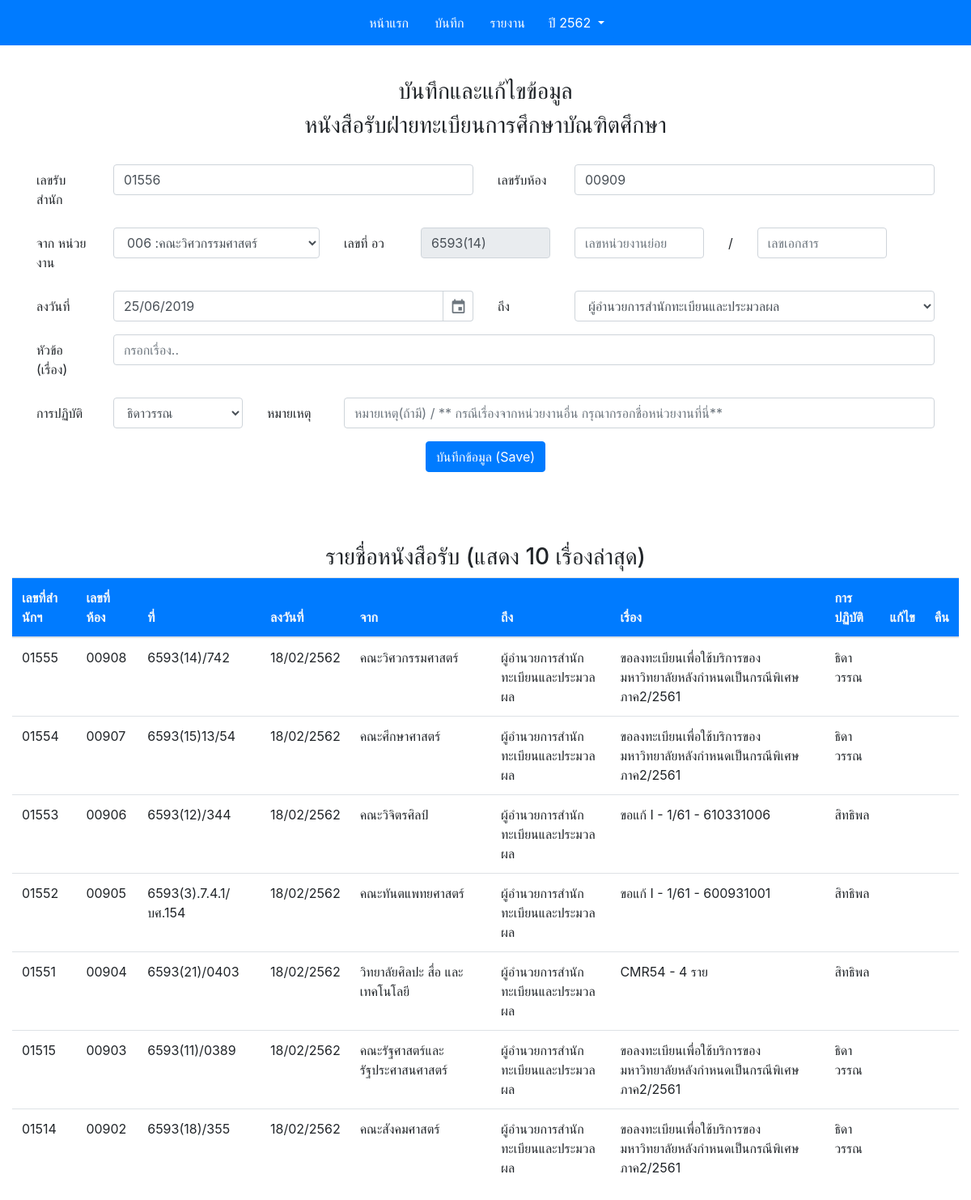
The page /edit.php on the database as committed earlier.
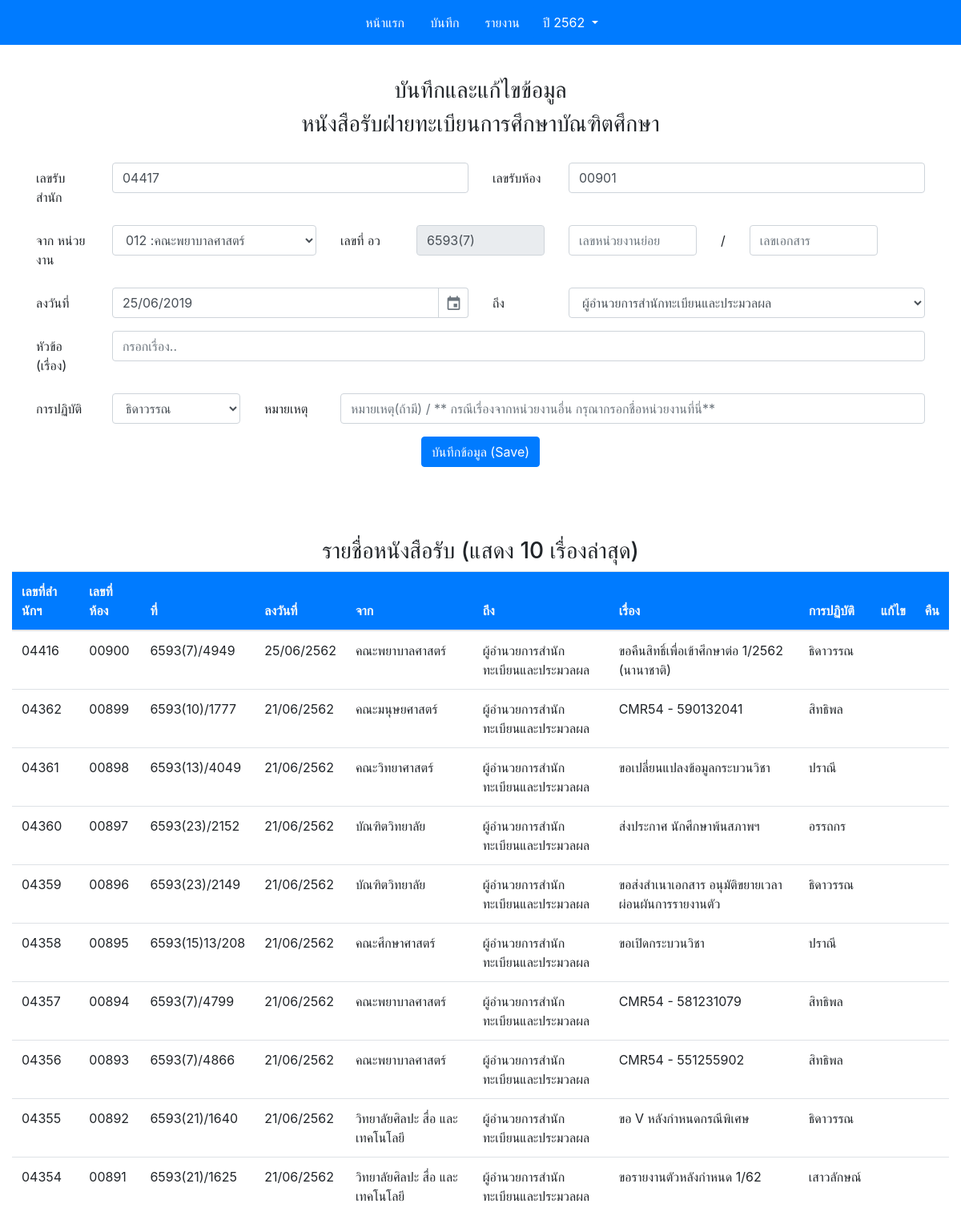
The same page on the database as committed later.
### tables this page shows
CREATE TABLE `doc` (
  `reg_num` smallint(5) UNSIGNED ZEROFILL NOT NULL DEFAULT '00000',
  `gra_num` smallint(5) UNSIGNED ZEROFILL NOT NULL,
  `date` date NOT NULL,
  `fac_id` smallint(3) NOT NULL DEFAULT '0',
  `from_sub_num` varchar(15) NOT NULL,
  `from_run_num` varchar(15) DEFAULT NULL,
  `dear_to_id` tinyint(1) NOT NULL DEFAULT '0',
  `title` varchar(250) NOT NULL,
  `staff_id` tinyint(1) NOT NULL,
  `status` bit(1) DEFAULT b'1' COMMENT '0 = คืน',
  `year_show` smallint(4) NOT NULL DEFAULT '0'
);

CREATE TABLE `fac` (
  `fac_id` smallint(3) UNSIGNED ZEROFILL NOT NULL,
  `fac_name` varchar(70) NOT NULL,
  `fac_name_eng` varchar(255) DEFAULT '',
  `fac_doc_code` varchar(15) NOT NULL DEFAULT ''
);

CREATE TABLE `dear_to` (
  `dear_to_id` tinyint(1) NOT NULL DEFAULT '0',
  `dear_to_title` varchar(60) DEFAULT NULL
);

CREATE TABLE `staff` (
  `staff_id` tinyint(1) UNSIGNED NOT NULL,
  `staff_name` varchar(20) NOT NULL,
  `staff_surname` varchar(20) NOT NULL
);

### edit.php (the view, shortened to what the changed rows need)
<!DOCTYPE html>
<?php
require_once("config.inc");
$lastdoc_sql = "SELECT * FROM doc LEFT JOIN fac ON doc.fac_id = fac.fac_id
                        LEFT JOIN others_fac ON (doc.reg_num = others_fac.reg_num AND doc.year_show = others_fac.year_show)
                        LEFT JOIN staff ON doc.staff_id = staff.staff_id
                        LEFT JOIN dear_to ON doc.dear_to_id = dear_to.dear_to_id
                        ORDER BY date DESC,gra_num DESC LIMIT 1";
$doc_sql = "SELECT * FROM doc LEFT JOIN fac ON doc.fac_id = fac.fac_id
                        LEFT JOIN others_fac ON (doc.reg_num = others_fac.reg_num AND doc.year_show = others_fac.year_show)
                        LEFT JOIN staff ON doc.staff_id = staff.staff_id
                        LEFT JOIN dear_to ON doc.dear_to_id = dear_to.dear_to_id
                        ORDER BY date DESC,gra_num DESC LIMIT 10";
$fac_sql = "SELECT fac_id,fac_name FROM fac ORDER BY fac_id";
$query_lastdoc = $mysqli -> query($lastdoc_sql);
$query_doc = $mysqli -> query($doc_sql);
$query_fac = $mysqli -> query($fac_sql);
$row =$query_lastdoc -> fetch_array();
$past_reg_num = $row[0];
$past_gra_num = $row[1];
$past_fac_id = $row[11];
$past_fac_doc_code= $row[14];
?>
<html>
<head>
<link href="gijgo/gijgo.min.css" rel="stylesheet" type="text/css" />
<link rel="stylesheet" href="bootstrap/css/bootstrap.min.css">
</head>
  <body>
    <div class="container-fluid">
      <br><br><br><br>
      <br>
  <div class="container">
    <form class="needs-validation" novalidate style="margin:auto" action="save.php" method="POST">
    <div class="form-group row">
      <div class="col-lg-5">
        <input name="reg_num" class="form-control" type="text" placeholder="เลขรับสำนัก" value="<?=sprintf("%05s",$past_reg_num+1)?>" required>
      </div>
      <div class="col-lg-5">
        <input name ="gra_num" class="form-control" type="text" placeholder="เลขรับห้อง" value="<?=sprintf("%05s",$past_gra_num+1)?>" required>
      </div>
    </div>
    <div class="form-group row">
      <div class="col-lg-3">
        <select class="form-control" id="fac" name="fac_id">
        <?php while($row_assoc = $query_fac -> fetch_assoc()){?>
        <option value="<?=$row_assoc['fac_id']?>" <?php if($row_assoc['fac_id']==$past_fac_id){?> selected <?php }?>><?=$row_assoc['fac_id'].' :'.$row_assoc['fac_name']?></option>
        <?php }?>
        </select>
      </div>
      <div id="fac_code_show" class="col-lg-2">
        <input name="fac_code" id="fac_code" class="form-control" type="text" placeholder="เลขหน่วยงาน" value="<?=$past_fac_doc_code?>" readonly required>
      </div>
    </div>
    </form>
  </div>
      <table id="table01" class="table table-hover table-responsive-md">
        <thead>
          <tr class="bg-primary text-light">
            <th scope="col">เลขที่สำนักฯ</th>
            <th scope="col">เลขที่ห้อง</th>
            <th scope="col">ที่</th>
            <th scope="col">ลงวันที่</th>
            <th scope="col">จาก</th>
            <th scope="col">ถึง</th>
            <th scope="col">เรื่อง</th>
            <th scope="col">การปฏิบัติ</th>
            <th scope="col">แก้ไข</th>
            <th scope="col">คืน</th>
          </tr>
        </thead>
        <tbody>
        <?php while($row_doc =$query_doc->fetch_array()){?>
          <tr>
          <td><?=sprintf("%05d", $row_doc[0])?></td>
          <td><?=$row_doc[1]?></td>
          <td><?php $doc_num = ($row_doc[18])? $row_doc[18] : $row_doc[14].$row_doc[4]."/".$row_doc[5]; echo $doc_num;?></td>
          <td><?=date("d/m",strtotime($row_doc[2]))?>/<?=$row_doc['10']?></td>
          <td><?php $doc_fac = ($row_doc[17])? $row_doc[17] : $row_doc[12]; echo $doc_fac;?></td>
          <td><?=$row_doc[23]?></td>
          <td><?=$row_doc[7]?></td>
          <td><?=$row_doc[20]?></td>
          <td></td>
          <td></td>
        </tr>
        <?php }
        ?>
        </tbody>
        </table>
    </div>
  </body>
</html>

Rows that differ between the two databases and show on the page:
no longer on this page (row edited): doc: reg_num "01556", gra_num "00909", fac_code "6593(14)", reg_num "01555", gra_num "00908", doc_num "6593(14)/742", date "18/02", year_show "2562", fac.fac_name "คณะวิศวกรรมศาสตร์", dear_to.dear_to_title "ผู้อำนวยการสำนักทะเบียนและประมวลผล", title "ขอลงทะเบียนเพื่อใช้บริการของมหาวิทยาลัยหลังกำหนดเป็นกรณีพิเศษ ภาค2/2561", staff.staff_name "ธิดาวรรณ"
no longer on this page (row edited): doc: reg_num "01554", gra_num "00907", doc_num "6593(15)13/54", date "18/02", year_show "2562", fac.fac_name "คณะศึกษาศาสตร์", dear_to.dear_to_title "ผู้อำนวยการสำนักทะเบียนและประมวลผล", title "ขอลงทะเบียนเพื่อใช้บริการของมหาวิทยาลัยหลังกำหนดเป็นกรณีพิเศษ ภาค2/2561", staff.staff_name "ธิดาวรรณ"
no longer on this page (row edited): doc: reg_num "01553", gra_num "00906", doc_num "6593(12)/344", date "18/02", year_show "2562", fac.fac_name "คณะวิจิตรศิลป์", dear_to.dear_to_title "ผู้อำนวยการสำนักทะเบียนและประมวลผล", title "ขอแก้ I - 1/61 - 610331006", staff.staff_name "สิทธิพล"
no longer on this page (row edited): doc: reg_num "01552", gra_num "00905", doc_num "6593(3).7.4.1/บศ.154", date "18/02", year_show "2562", fac.fac_name "คณะทันตแพทยศาสตร์", dear_to.dear_to_title "ผู้อำนวยการสำนักทะเบียนและประมวลผล", title "ขอแก้ I - 1/61 - 600931001", staff.staff_name "สิทธิพล"
no longer on this page (row edited): doc: reg_num "01551", gra_num "00904", doc_num "6593(21)/0403", date "18/02", year_show "2562", fac.fac_name "วิทยาลัยศิลปะ สื่อ และเทคโนโลยี", dear_to.dear_to_title "ผู้อำนวยการสำนักทะเบียนและประมวลผล", title "CMR54 - 4 ราย", staff.staff_name "สิทธิพล"
no longer on this page (row edited): doc: reg_num "01515", gra_num "00903", doc_num "6593(11)/0389", date "18/02", year_show "2562", fac.fac_name "คณะรัฐศาสตร์และรัฐประศาสนศาสตร์", dear_to.dear_to_title "ผู้อำนวยการสำนักทะเบียนและประมวลผล", title "ขอลงทะเบียนเพื่อใช้บริการของมหาวิทยาลัยหลังกำหนดเป็นกรณีพิเศษ ภาค2/2561", staff.staff_name "ธิดาวรรณ"
no longer on this page (row edited): doc: reg_num "01514", gra_num "00902", doc_num "6593(18)/355", date "18/02", year_show "2562", fac.fac_name "คณะสังคมศาสตร์", dear_to.dear_to_title "ผู้อำนวยการสำนักทะเบียนและประมวลผล", title "ขอลงทะเบียนเพื่อใช้บริการของมหาวิทยาลัยหลังกำหนดเป็นกรณีพิเศษ ภาค2/2561", staff.staff_name "ธิดาวรรณ"
added doc: reg_num "04417", gra_num "00901", fac_code "6593(7)", reg_num "04416", gra_num "00900", doc_num "6593(7)/4949", date "25/06", year_show "2562", fac.fac_name "คณะพยาบาลศาสตร์", dear_to.dear_to_title "ผู้อำนวยการสำนักทะเบียนและประมวลผล", title "ขอคืนสิทธิ์เพื่อเข้าศึกษาต่อ 1/2562 (นานาชาติ)", staff.staff_name "ธิดาวรรณ"
added doc: reg_num "04362", gra_num "00899", doc_num "6593(10)/1777", date "21/06", year_show "2562", fac.fac_name "คณะมนุษยศาสตร์", dear_to.dear_to_title "ผู้อำนวยการสำนักทะเบียนและประมวลผล", title "CMR54 - 590132041", staff.staff_name "สิทธิพล"
added doc: reg_num "04361", gra_num "00898", doc_num "6593(13)/4049", date "21/06", year_show "2562", fac.fac_name "คณะวิทยาศาสตร์", dear_to.dear_to_title "ผู้อำนวยการสำนักทะเบียนและประมวลผล", title "ขอเปลี่ยนแปลงข้อมูลกระบวนวิชา", staff.staff_name "ปราณี"
added doc: reg_num "04360", gra_num "00897", doc_num "6593(23)/2152", date "21/06", year_show "2562", fac.fac_name "บัณฑิตวิทยาลัย", dear_to.dear_to_title "ผู้อำนวยการสำนักทะเบียนและประมวลผล", title "ส่งประกาศ นักศึกษาพ้นสภาพฯ", staff.staff_name "อรรถกร"
added doc: reg_num "04359", gra_num "00896", doc_num "6593(23)/2149", date "21/06", year_show "2562", fac.fac_name "บัณฑิตวิทยาลัย", dear_to.dear_to_title "ผู้อำนวยการสำนักทะเบียนและประมวลผล", title "ขอส่งสำเนาเอกสาร อนุมัติขยายเวลาผ่อนผันการรายงานตัว", staff.staff_name "ธิดาวรรณ"
added doc: reg_num "04358", gra_num "00895", doc_num "6593(15)13/208", date "21/06", year_show "2562", fac.fac_name "คณะศึกษาศาสตร์", dear_to.dear_to_title "ผู้อำนวยการสำนักทะเบียนและประมวลผล", title "ขอเปิดกระบวนวิชา", staff.staff_name "ปราณี"
added doc: reg_num "04357", gra_num "00894", doc_num "6593(7)/4799", date "21/06", year_show "2562", fac.fac_name "คณะพยาบาลศาสตร์", dear_to.dear_to_title "ผู้อำนวยการสำนักทะเบียนและประมวลผล", title "CMR54 - 581231079", staff.staff_name "สิทธิพล"
added doc: reg_num "04356", gra_num "00893", doc_num "6593(7)/4866", date "21/06", year_show "2562", fac.fac_name "คณะพยาบาลศาสตร์", dear_to.dear_to_title "ผู้อำนวยการสำนักทะเบียนและประมวลผล", title "CMR54 - 551255902", staff.staff_name "สิทธิพล"
added doc: reg_num "04355", gra_num "00892", doc_num "6593(21)/1640", date "21/06", year_show "2562", fac.fac_name "วิทยาลัยศิลปะ สื่อ และเทคโนโลยี", dear_to.dear_to_title "ผู้อำนวยการสำนักทะเบียนและประมวลผล", title "ขอ V หลังกำหนดกรณีพิเศษ", staff.staff_name "ธิดาวรรณ"
added doc: reg_num "04354", gra_num "00891", doc_num "6593(21)/1625", date "21/06", year_show "2562", fac.fac_name "วิทยาลัยศิลปะ สื่อ และเทคโนโลยี", dear_to.dear_to_title "ผู้อำนวยการสำนักทะเบียนและประมวลผล", title "ขอรายงานตัวหลังกำหนด 1/62", staff.staff_name "เสาวลักษณ์"
Other text that changed with them:
form field fac_id: "006 :คณะวิศวกรรมศาสตร์" → "012 :คณะพยาบาลศาสตร์"
